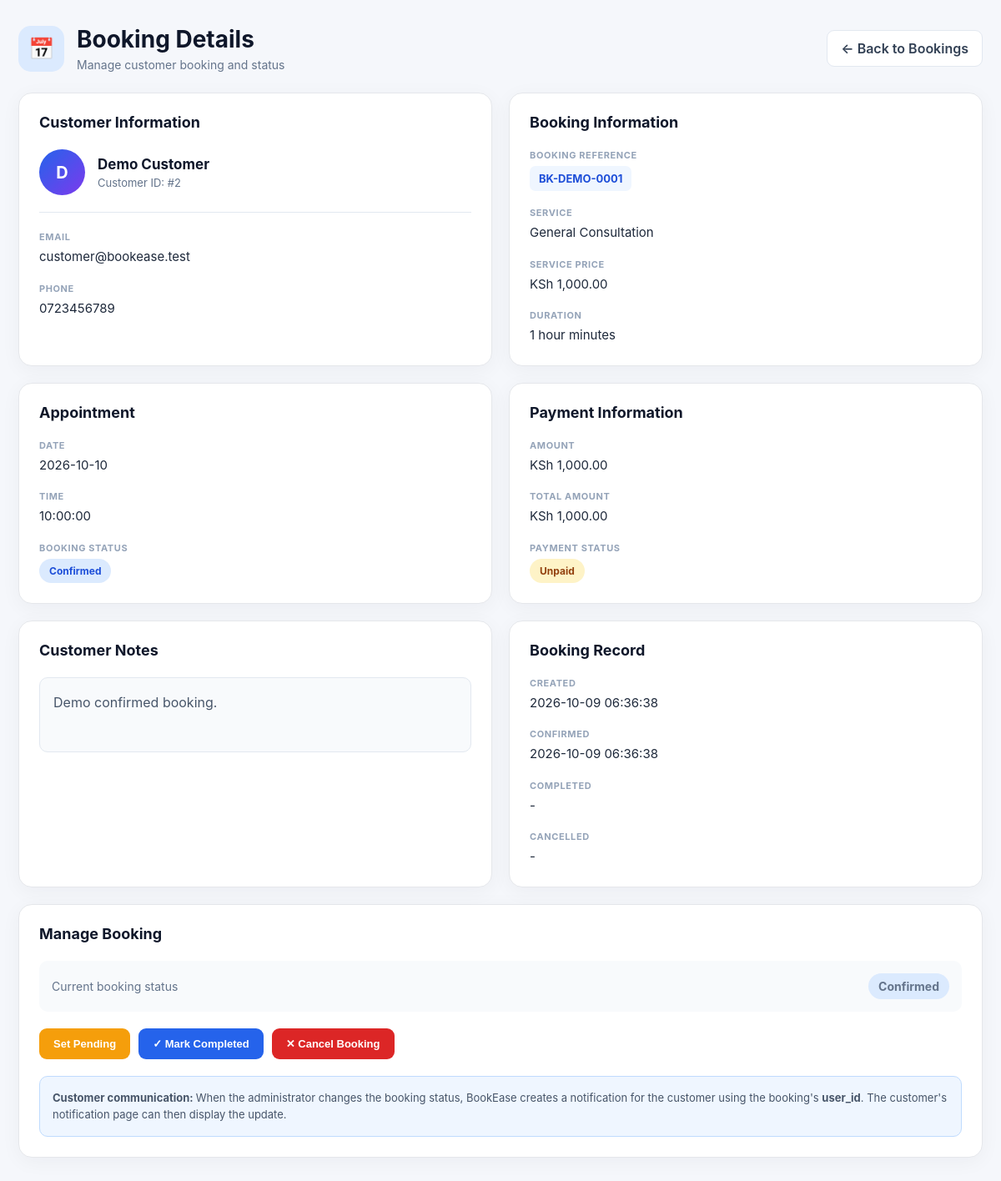
Screenshot of /admin/booking-view.php?id=2 (signed in) with the database file from the repository.
### tables this page shows
CREATE TABLE bookings (

    id INT UNSIGNED AUTO_INCREMENT PRIMARY KEY,

    user_id INT UNSIGNED NOT NULL,

    service_id INT UNSIGNED NOT NULL,

    staff_id INT UNSIGNED DEFAULT NULL,

    booking_reference VARCHAR(50)
        DEFAULT NULL UNIQUE,

    booking_date DATE NOT NULL,

    booking_time TIME NOT NULL,

    customer_name VARCHAR(150)
        DEFAULT NULL,

    customer_email VARCHAR(190)
        DEFAULT NULL,

    customer_phone VARCHAR(30)
        DEFAULT NULL,

    notes TEXT DEFAULT NULL,

    amount DECIMAL(12,2)
        NOT NULL DEFAULT 0.00,

    total_amount DECIMAL(12,2)
        NOT NULL DEFAULT 0.00,

    status ENUM(
        'pending',
        'confirmed',
        'completed',
        'cancelled',
        'rejected',
        'no_show'
    ) NOT NULL DEFAULT 'pending',

    payment_status ENUM(
        'unpaid',
        'pending',
        'paid',
        'failed',
        'refunded'
    ) NOT NULL DEFAULT 'unpaid',

    cancellation_reason TEXT DEFAULT NULL,

    cancelled_at DATETIME DEFAULT NULL,

    confirmed_at DATETIME DEFAULT NULL,

    completed_at DATETIME DEFAULT NULL,

    created_at TIMESTAMP NOT NULL
        DEFAULT CURRENT_TIMESTAMP,

    updated_at TIMESTAMP NOT NULL
        DEFAULT CURRENT_TIMESTAMP
        ON UPDATE CURRENT_TIMESTAMP,

    CONSTRAINT fk_booking_user
        FOREIGN KEY (user_id)
        REFERENCES users(id)
        ON DELETE RESTRICT
        ON UPDATE CASCADE,

    CONSTRAINT fk_booking_service
        FOREIGN KEY (service_id)
        REFERENCES services(id)
        ON DELETE RESTRICT
        ON UPDATE CASCADE,

    CONSTRAINT fk_booking_staff
        FOREIGN KEY (staff_id)
        REFERENCES staff(id)
        ON DELETE SET NULL
        ON UPDATE CASCADE,

    INDEX idx_bookings_user (
        user_id
    ),

    INDEX idx_bookings_service (
        service_id
    ),

    INDEX idx_bookings_staff (
        staff_id
    ),

    INDEX idx_bookings_date (
        booking_date
    ),

    INDEX idx_bookings_time (
        booking_time
    ),

    INDEX idx_bookings_status (
        status
    ),

    INDEX idx_bookings_payment_status (
        payment_status
    ),

    INDEX idx_bookings_datetime (
        booking_date,
        booking_time
    ),

    UNIQUE KEY uq_staff_booking_slot (
        staff_id,
        booking_date,
        booking_time
    )

);

CREATE TABLE services (

    id INT UNSIGNED AUTO_INCREMENT PRIMARY KEY,

    name VARCHAR(150) NOT NULL,

    description TEXT DEFAULT NULL,

    price DECIMAL(12,2) NOT NULL DEFAULT 0.00,

    duration VARCHAR(100) NOT NULL DEFAULT '1 hour',

    status ENUM(
        'active',
        'inactive'
    ) NOT NULL DEFAULT 'active',

    created_at TIMESTAMP NOT NULL
        DEFAULT CURRENT_TIMESTAMP,

    updated_at TIMESTAMP NOT NULL
        DEFAULT CURRENT_TIMESTAMP
        ON UPDATE CURRENT_TIMESTAMP,

    INDEX idx_services_status (status),

    INDEX idx_services_name (name)

);

### admin/booking-view.php (the view, shortened to what the rows shown need)
<?php
try {
    $database = new Database();
    $conn = $database->getConnection();
} catch (Throwable $e) {
    die(
        '<div style="
            font-family:Arial;
            padding:30px;
            color:#991b1b;
            background:#fee2e2;
            margin:30px;
            border-radius:10px;
        ">
            <strong>Database connection error:</strong><br><br>' .
            htmlspecialchars(
                $e->getMessage(),
                ENT_QUOTES,
                'UTF-8'
            ) .
        '</div>'
    );
}
$id = isset($_GET['id'])
    ? (int) $_GET['id']
    : 0;
$booking = null;
try {
    $stmt = $conn->prepare("
        SELECT
            b.id,
            b.user_id,
            b.service_id,
            b.staff_id,
            b.booking_reference,
            b.booking_date,
            b.booking_time,
            b.customer_name,
            b.customer_email,
            b.customer_phone,
            b.notes,
            b.amount,
            b.total_amount,
            b.status,
            b.payment_status,
            b.cancellation_reason,
            b.cancelled_at,
            b.confirmed_at,
            b.completed_at,
            b.created_at,
            b.updated_at,
            u.name AS account_name,
            u.email AS account_email,
            u.phone AS account_phone,
            s.name AS service_name,
            s.price AS service_price,
            s.duration AS service_duration
        FROM bookings b
        LEFT JOIN users u
            ON b.user_id = u.id
        LEFT JOIN services s
            ON b.service_id = s.id
        WHERE b.id = ?
        LIMIT 1
    ");
    $stmt->execute([
        $id
    ]);
    $booking =
        $stmt->fetch(
            PDO::FETCH_ASSOC
        );
} catch (Throwable $e) {
    die(
        'Unable to load booking: ' .
        htmlspecialchars(
            $e->getMessage(),
            ENT_QUOTES,
            'UTF-8'
        )
    );
}
    ?>
    <?php
$customerName =
    trim(
        $booking['customer_name']
        ?? ''
    );
$customerEmail =
    trim(
        $booking['customer_email']
        ?? ''
    );
$customerPhone =
    trim(
        $booking['customer_phone']
        ?? ''
    );
$serviceName =
    $booking['service_name']
    ?? 'Unknown Service';
$servicePrice =
    $booking['service_price']
    ?? $booking['amount']
    ?? $booking['total_amount']
    ?? 0;
$duration =
    $booking['service_duration']
    ?? '';
$amount =
    $booking['amount']
    ?? 0;
$totalAmount =
    $booking['total_amount']
    ?? $amount;
$status =
    strtolower(
        trim(
            $booking['status']
            ?? 'pending'
        )
    );
$paymentStatus =
    strtolower(
        trim(
            $booking['payment_status']
            ?? 'unpaid'
        )
    );
$bookingDate =
    $booking['booking_date']
    ?? '';
$bookingTime =
    $booking['booking_time']
    ?? '';
$notes =
    $booking['notes']
    ?? '';
$reference =
    $booking['booking_reference']
    ?? '';
$validStatuses = [
    'pending',
    'confirmed',
    'completed',
    'cancelled'
];
$statusClass =
    in_array(
        $status,
        $validStatuses,
        true
    )
    ? $status
    : 'pending';
$validPaymentStatuses = [
    'unpaid',
    'pending',
    'paid',
    'failed',
    'refunded'
];
$paymentClass =
    in_array(
        $paymentStatus,
        $validPaymentStatuses,
        true
    )
    ? $paymentStatus
    : 'unpaid';
function bookingSafe($value)
{
    return htmlspecialchars(
        (string) $value,
        ENT_QUOTES,
        'UTF-8'
    );
}
?>
<!DOCTYPE html>
<html lang="en">
<head>
</head>
<body>
<div class="content">
    <div class="page-header">
        <div class="header-left">
            <div>
                <h1>
                    Booking Details
                </h1>
            </div>
        </div>
    </div>
    <div class="grid">
        <div class="card">
            <h2>
                Customer Information
            </h2>
            <div class="customer-profile">
                <div class="avatar">
                    <?= bookingSafe(
                        strtoupper(
                            substr(
                                $customerName,
                                0,
                                1
                            )
                        )
                    ) ?>
                </div>
                <div>
                    <h3>
                        <?= bookingSafe(
                            $customerName
                        ) ?>
                    </h3>
                    <p>
                        Customer ID:
                        #<?= (int) (
                            $booking['user_id']
                            ?? 0
                        ) ?>
                    </p>
                </div>
            </div>
            <div class="detail">
                <strong>
                    Email
                </strong>
                <span class="value">
                    <?= bookingSafe(
                        $customerEmail
                        ?: 'Not provided'
                    ) ?>
                </span>
            </div>
            <div class="detail">
                <strong>
                    Phone
                </strong>
                <span class="value">
                    <?= bookingSafe(
                        $customerPhone
                        ?: 'Not provided'
                    ) ?>
                </span>
            </div>
        </div>
        <div class="card">
            <h2>
                Booking Information
            </h2>
            <div class="detail">
                <strong>
                    Booking Reference
                </strong>
                <span class="reference">
                    <?= bookingSafe(
                        $reference
                        ?: 'BK-' . $id
                    ) ?>
                </span>
            </div>
            <div class="detail">
                <strong>
                    Service
                </strong>
                <span class="value">
                    <?= bookingSafe(
                        $serviceName
                    ) ?>
                </span>
            </div>
            <div class="detail">
                <strong>
                    Service Price
                </strong>
                <span class="value">
                    KSh
                    <?= number_format(
                        (float)
                        $servicePrice,
                        2
                    ) ?>
                </span>
            </div>
            <div class="detail">
                <strong>
                    Duration
                </strong>
                <span class="value">
                    <?= bookingSafe(
                        $duration
                            ? $duration . ' minutes'
                            : 'Not specified'
                    ) ?>
                </span>
            </div>
        </div>
        <div class="card">
            <h2>
                Appointment
            </h2>
            <div class="detail">
                <strong>
                    Date
                </strong>
                <span class="value">
                    <?= bookingSafe(
                        $bookingDate
                        ?: 'Not specified'
                    ) ?>
                </span>
            </div>
            <div class="detail">
                <strong>
                    Time
                </strong>
                <span class="value">
                    <?= bookingSafe(
                        $bookingTime
                        ?: 'Not specified'
                    ) ?>
                </span>
            </div>
            <div class="detail">
                <strong>
                    Booking Status
                </strong>
                <span
                    class="status status-<?= bookingSafe(
                        $statusClass
                    ) ?>"
                >
                    <?= bookingSafe(
                        ucfirst(
                            $statusClass
                        )
                    ) ?>
                </span>
            </div>
        </div>
        <div class="card">
            <h2>
                Payment Information
            </h2>
            <div class="detail">
                <strong>
                    Amount
                </strong>
                <span class="value">
                    KSh
                    <?= number_format(
                        (float)
                        $amount,
                        2
                    ) ?>
                </span>
            </div>
            <div class="detail">
                <strong>
                    Total Amount
                </strong>
                <span class="value">
                    KSh
                    <?= number_format(
                        (float)
                        $totalAmount,
                        2
                    ) ?>
                </span>
            </div>
            <div class="detail">
                <strong>
                    Payment Status
                </strong>
                <span
                    class="status payment-<?= bookingSafe(
                        $paymentClass
                    ) ?>"
                >
                    <?= bookingSafe(
                        ucfirst(
                            $paymentClass
                        )
                    ) ?>
                </span>
            </div>
        </div>
        <div class="card">
            <h2>
                Customer Notes
            </h2>
            <div class="notes">
                <?php if (
                    trim($notes) !== ''
                ): ?>
                    <?= nl2br(
                        bookingSafe(
                            $notes
                        )
                    ) ?>
                <?php else: ?>
                    No notes were provided
                    by the customer.
                <?php endif; ?>
            </div>
        </div>
        <div class="card">
            <h2>
                Booking Record
            </h2>
            <div class="detail">
                <strong>
                    Created
                </strong>
                <span class="value">
                    <?= bookingSafe(
                        $booking['created_at']
                        ?? '-'
                    ) ?>
                </span>
            </div>
            <div class="detail">
                <strong>
                    Confirmed
                </strong>
                <span class="value">
                    <?= bookingSafe(
                        $booking['confirmed_at']
                        ?? '-'
                    ) ?>
                </span>
            </div>
            <div class="detail">
                <strong>
                    Completed
                </strong>
                <span class="value">
                    <?= bookingSafe(
                        $booking['completed_at']
                        ?? '-'
                    ) ?>
                </span>
            </div>
            <div class="detail">
                <strong>
                    Cancelled
                </strong>
                <span class="value">
                    <?= bookingSafe(
                        $booking['cancelled_at']
                        ?? '-'
                    ) ?>
                </span>
            </div>
        </div>
    </div>
    <div class="card actions-card">
        <h2>
            Manage Booking
        </h2>
        <div class="current-status">
            <span>
                Current booking status
            </span>
            <span
                class="status status-<?= bookingSafe(
                    $statusClass
                ) ?>"
            >
                <?= bookingSafe(
                    ucfirst(
                        $statusClass
                    )
                ) ?>
            </span>
        </div>
    </div>
</div>
</body>
</html>

### rows the page displays
bookings: customer_name "D", customer_name "Demo Customer", user "2", customer_email "customer@bookease.test", customer_phone "0723456789", booking_reference "BK-DEMO-0001", service.name "General Consultation", service.price "1,000.00", service.duration "1 hour minutes", booking_date "2026-10-10", booking_time "10:00:00", status "Confirmed", amount "1,000.00", total_amount "1,000.00", payment_status "Unpaid", notes "Demo confirmed booking.", created_at "2026-10-09 06:36:38", confirmed_at "2026-10-09 06:36:38", completed_at "-", cancelled_at "-"
